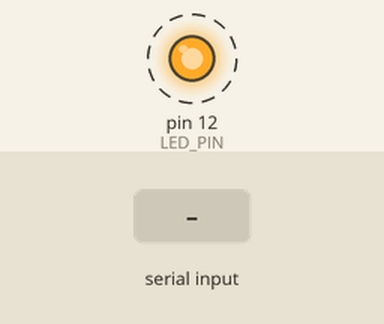
Recording of a sketch running on a simulated Arduino Uno, built with avr-gcc and run on an emulated ATmega328P. Parts: output pins drawn as LEDs (lit = HIGH). Dashed ring = blinking. The test bench sets the inputs (shaded band). What the sketch prints to the serial monitor is not drawn.

Above: at 1.2 s.
1.3 s: "s" received over Serial
4.3 s: "p" received over Serial
Timing chart, 0 to 13.3 s (numbered marks = the images above; inputs shaded):
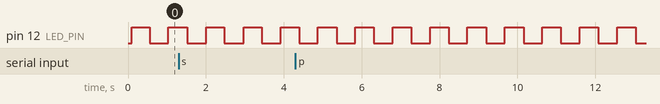

The sketch:

3_Tasks_With_FreeRTOS.ino
```cpp
#include <Arduino_FreeRTOS.h>
#include <task.h>

#define LED_PIN 12

void task_serial_reader(void *pvParameters);
void task_led(void *pvParameters);
void task_disturb(void *pvParameters);

TaskHandle_t TaskDisturb_Handler;

void setup(void) {
    pinMode(LED_PIN, OUTPUT);
    digitalWrite(LED_PIN, LOW);

    Serial.begin(19200);

    while (!Serial) { ; }

    Serial.println("Demonstração de tasks com FreeRTOS");

    Serial.print("Valor de um tick em milissegundos: ");
    Serial.print(portTICK_PERIOD_MS);
    Serial.println(" ms");

    Serial.println("3 tarefas criadas:");
    Serial.println("* LED Blink com 480ms (30 ticks) de período e prioridade 10");
    Serial.println("* Disturb task com prioridade 5");
    Serial.println("* Serial Reader com prioridade 1");

    xTaskCreate(
        task_led,
        (const char*)"LED",
        128,
        (void*)480,
        10,
        NULL
    );

    xTaskCreate(
        task_disturb,
        (const char*)"disturb",
        128,
        NULL,
        5,
        &TaskDisturb_Handler
    );

    xTaskCreate(
        task_serial_reader,
        (const char*)"comm_reader",
        128,
        NULL,
        1,
        NULL
    );

    vTaskSuspend(TaskDisturb_Handler); // Inicialmente suspende a task_disturb
}

void loop(void) { }

void task_led(void *pvParameters) {
    unsigned int param = (unsigned int)pvParameters;

    TickType_t xLastWakeTime;
    const TickType_t xFrequency = param / portTICK_PERIOD_MS;

    xLastWakeTime = xTaskGetTickCount();

    for (;;) {
        Serial.print("LED Current Ticks = ");
        Serial.println(xTaskGetTickCount());
        if (digitalRead(LED_PIN)) {
            digitalWrite(LED_PIN, LOW);
        } else {
            digitalWrite(LED_PIN, HIGH);
        }

        vTaskDelayUntil(&xLastWakeTime, xFrequency);
    }
}

void task_serial_reader(void *pvParameters) {
    (void)pvParameters;
    char receivedChar;

    for (;;) {
        if (Serial.available() > 0) {
            receivedChar = Serial.read();
            if (receivedChar == 's') {
                vTaskResume(TaskDisturb_Handler);
                Serial.println("Disturb task resumed");
            } else if (receivedChar == 'p') {
                vTaskSuspend(TaskDisturb_Handler);
                Serial.println("Disturb task suspended");
            }
        }
        vTaskDelay(20 / portTICK_PERIOD_MS); // Aguarda por 20ms antes de verificar novamente
    }
}

void task_disturb(void *pvParameters) {
    (void)pvParameters;
    int k;
    float number = 0;
    for (;;) {
        // Simula um distúrbio, por exemplo, executando uma carga de processamento sem sentido
		    Serial.print("DISTURB process init running... | Current Ticks = ");
		    Serial.println(xTaskGetTickCount());
        for (volatile uint32_t i = 0; i < 100000; ++i) {
            // Loop de processamento para simular carga
        }
        Serial.print("DISTURB process end... | Current Ticks = ");
        Serial.println(xTaskGetTickCount());
        vTaskDelay(100 / portTICK_PERIOD_MS); // Aguarda 100ms antes de causar mais distúrbios
    }
}
```

Measured:
- by itself, pin 12 (LED_PIN): alternates HIGH for 0.48 s and LOW for 0.48 s
